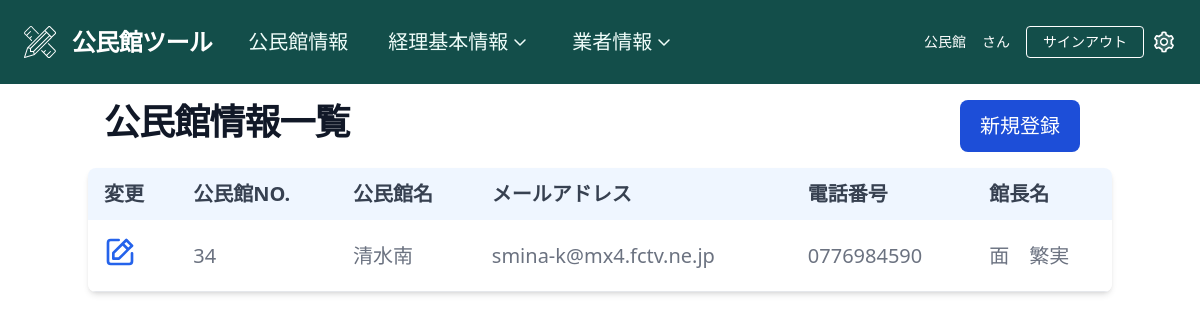
/accounts/hall/, run on the app's committed database.
### accounts/models.py (models this page shows, shortened)
class PublicHall(models.Model):
	number = models.DecimalField('公民館No.',primary_key=True, unique=True,max_digits=4, decimal_places=0)
	name = models.CharField('公民館名', max_length=32)
	email = models.EmailField('メールアドレス', max_length=128)
	tel = models.CharField('電話番号', max_length=16)
	director = models.CharField('館長', max_length=32)

### accounts/views.py (the view)
# urls.py: path('hall/', views.HallListView.as_view(), name="hall"),
class HallListView(ListView):
    template_name = "accounts/public_hall.html"
    model = PublicHall
    ordering = 'number'
    def get_context_data(self):
        context = super().get_context_data()
        context['page_title'] = '公民館情報一覧'
        context['form'] = HallForm()    # Create/Update Modal画面用
        return context

### templates/accounts/public_hall.html (shortened to what this page needs)
{% extends 'base.html' %}
{%block content %}
<div id="content">
  <section class="bg-white">
    <div
      class="flex flex-row py-4 px-4 mx-auto items-center justify-between"
    >
      <h1
        class="mb-2 text-4xl font-extrabold tracking-tight leading-none text-gray-900"
      >
        {{ page_title }}
      </h1>
      <div class="space-y-2 mr-4">
        <button
          type="button"
          data-modal-target="#create-modal"
          data-modal-toggle="authentication-modal"
          class="modal-open-button inline-flex justify-center items-center py-3 px-5 text-xl font-medium text-center text-white rounded-lg bg-blue-700 hover:bg-blue-800 focus:ring-4 focus:ring-blue-300"
        >
          新規登録
        </button>
      </div>
    </div>
  </section>
  <div class="relative overflow-x-auto shadow-md sm:rounded-lg">
    <table class="w-full text-xl text-left rtl:text-right text-gray-500">
      <thead class="text-gray-700 uppercase bg-blue-50">
        <tr>
          <th scope="col" class="px-4 py-3">変更</th>
          <th scope="col" class="px-4 py-3">公民館No.</th>
          <th scope="col" class="px-4 py-3">公民館名</th>
          <th scope="col" class="px-4 py-3">メールアドレス</th>
          <th scope="col" class="px-4 py-3">電話番号</th>
          <th scope="col" class="px-4 py-3">館長名</th>
        </tr>
      </thead>
      <tbody>
        {% for object in object_list %}
        <tr class="odd:bg-white even:bg-gray-50 border-b">
          <td class="px-4 py-4">
          <button
            type="button"
            class="modal-open-button font-medium text-blue-600"
            data-modal-hide="authentication-modal"
            data-modal-target="#update-modal"
            data-modal-id = {{object.number}}
          >
            <a href="#" class=" hover:underline">
            </a>
          </td>
          <td class="px-4 py-4">{{ object.number }}</td>
          <td class="px-4 py-4">{{ object.name }}</td>
          <td class="px-4 py-4">{{ object.email }}</td>
          <td class="px-4 py-4">{{ object.tel }}</td>
          <td class="px-4 py-4">{{ object.director }}</td>
        </tr>
        {% endfor %}
      </tbody>
    </table>
  </div>
</div>
{% endblock %}

### static/css/styles.css (style rules this page uses)
html, :host { line-height: 1.5; -webkit-text-size-adjust: 100%; -moz-tab-size: 4; -o-tab-size: 4; tab-size: 4; font-family: ui-sans-serif, system-ui, sans-serif, "Apple Color Emoji", "Segoe UI Emoji", "Segoe UI Symbol", "Noto Color Emoji"; font-feature-settings: normal; font-variation-settings: normal; -webkit-tap-highlight-color: transparent; }
body { margin: 0; line-height: inherit; }
h1, h2, h3, h4, h5, h6 { font-size: inherit; font-weight: inherit; }
a { color: inherit; text-decoration: inherit; }
table { text-indent: 0; border-color: inherit; border-collapse: collapse; }
button, input, optgroup, select, textarea { font-family: inherit; font-feature-settings: inherit; font-variation-settings: inherit; font-size: 100%; font-weight: inherit; line-height: inherit; letter-spacing: inherit; color: inherit; margin: 0; padding: 0; }
button, select { text-transform: none; }
button, input:where([type='button']), input:where([type='reset']), input:where([type='submit']) { -webkit-appearance: button; background-color: transparent; background-image: none; }
blockquote, dl, dd, h1, h2, h3, h4, h5, h6, hr, figure, p, pre { margin: 0; }
button, [role="button"] { cursor: pointer; }
img, svg, video, canvas, audio, iframe, embed, object { display: block; vertical-align: middle; }
.relative { position: relative; }
.mx-auto { margin-left: auto; margin-right: auto; }
.mb-2 { margin-bottom: 0.5rem; }
.mr-4 { margin-right: 1rem; }
.flex { display: flex; }
.inline-flex { display: inline-flex; }
.w-full { width: 100%; }
.flex-row { flex-direction: row; }
.items-center { align-items: center; }
.justify-center { justify-content: center; }
.justify-between { justify-content: space-between; }
.overflow-x-auto { overflow-x: auto; }
.rounded-lg { border-radius: 0.5rem; }
.border-b { border-bottom-width: 1px; }
.bg-blue-50 { --tw-bg-opacity: 1; background-color: rgb(239 246 255 / var(--tw-bg-opacity)); }
.bg-blue-700 { --tw-bg-opacity: 1; background-color: rgb(29 78 216 / var(--tw-bg-opacity)); }
.bg-white { --tw-bg-opacity: 1; background-color: rgb(255 255 255 / var(--tw-bg-opacity)); }
.px-4 { padding-left: 1rem; padding-right: 1rem; }
.px-5 { padding-left: 1.25rem; padding-right: 1.25rem; }
.py-3 { padding-top: 0.75rem; padding-bottom: 0.75rem; }
.py-4 { padding-top: 1rem; padding-bottom: 1rem; }
.text-left { text-align: left; }
.text-center { text-align: center; }
.text-4xl { font-size: 2.25rem; line-height: 2.5rem; }
.text-xl { font-size: 1.25rem; line-height: 1.75rem; }
.font-extrabold { font-weight: 800; }
.font-medium { font-weight: 500; }
.uppercase { text-transform: uppercase; }
.leading-none { line-height: 1; }
.tracking-tight { letter-spacing: -0.025em; }
.text-blue-600 { --tw-text-opacity: 1; color: rgb(37 99 235 / var(--tw-text-opacity)); }
.text-gray-500 { --tw-text-opacity: 1; color: rgb(107 114 128 / var(--tw-text-opacity)); }
.text-gray-700 { --tw-text-opacity: 1; color: rgb(55 65 81 / var(--tw-text-opacity)); }
.text-gray-900 { --tw-text-opacity: 1; color: rgb(17 24 39 / var(--tw-text-opacity)); }
.text-white { --tw-text-opacity: 1; color: rgb(255 255 255 / var(--tw-text-opacity)); }
.shadow-md { --tw-shadow: 0 4px 6px -1px rgb(0 0 0 / 0.1), 0 2px 4px -2px rgb(0 0 0 / 0.1); --tw-shadow-colored: 0 4px 6px -1px var(--tw-shadow-color), 0 2px 4px -2px var(--tw-shadow-color); box-shadow: var(--tw-ring-offset-shadow, 0 0 #0000), var(--tw-ring-shadow, 0 0 #0000), var(--tw-shadow); }
.odd\:bg-white:nth-child(odd) { --tw-bg-opacity: 1; background-color: rgb(255 255 255 / var(--tw-bg-opacity)); }
@media (min-width: 640px) { .sm\:rounded-lg { border-radius: 0.5rem; } }

### data on the page
PublicHall: number "34", name "清水南", email "smina-k@mx4.fctv.ne.jp", tel "0776984590", director "面 繁実"

### other printed values
{{ page_title }} "公民館情報一覧"
